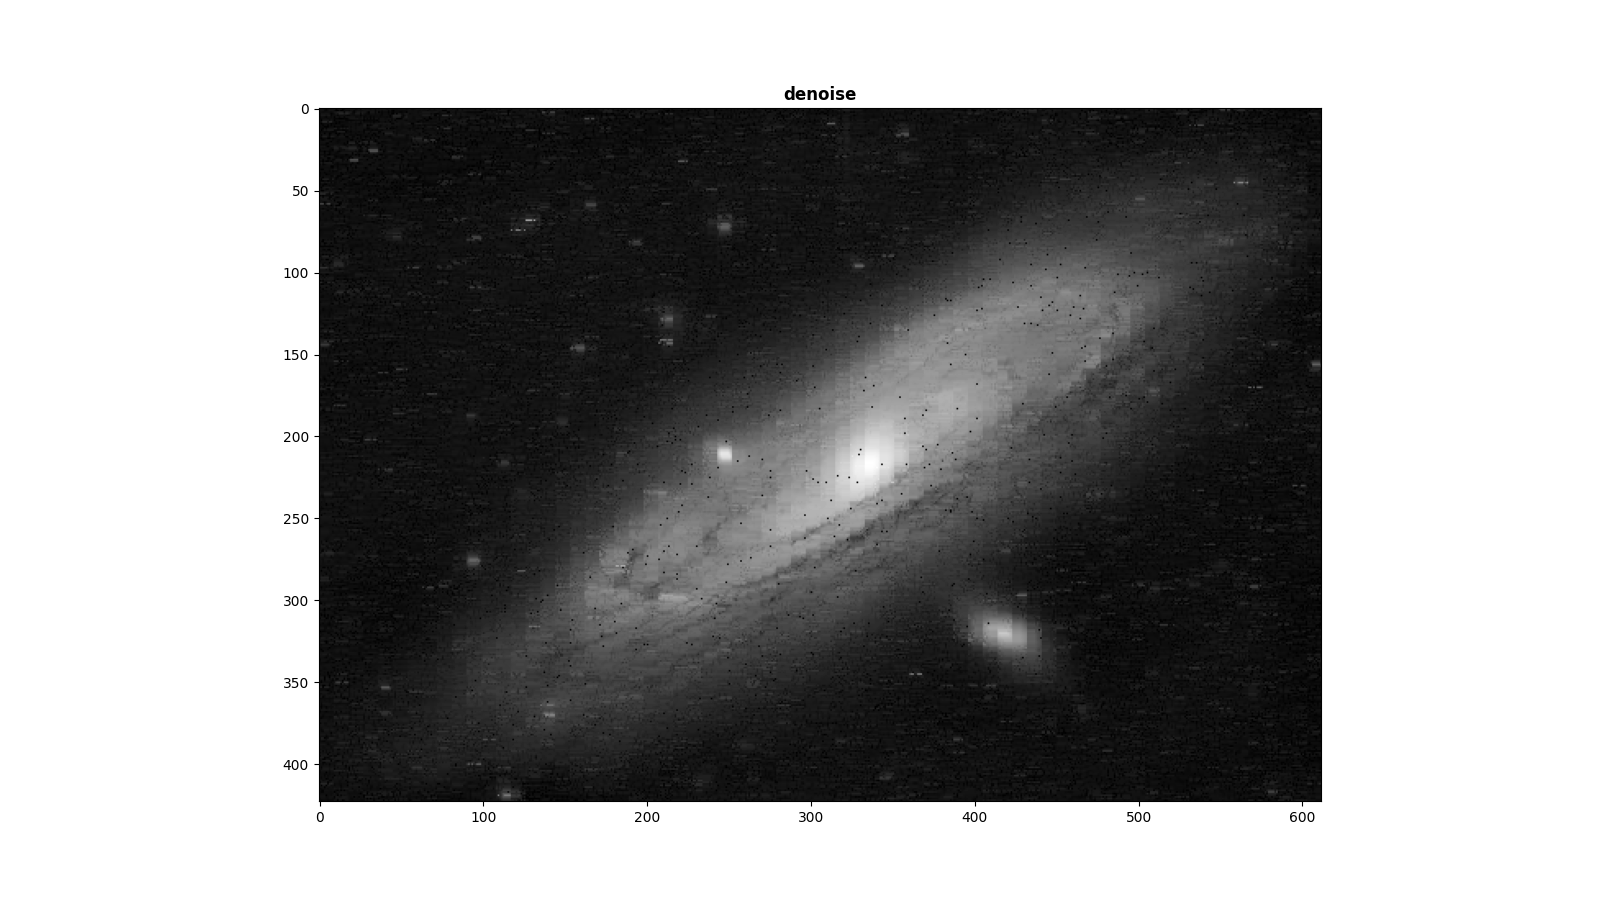

Recreate this plot in Python.
import cv2   # lib para ler o arquivo da imagem em matriz
import numpy as np   # para trabalhar com a matriz da imagem 
from numpy import random # para gerar o ruido impulsivo
import matplotlib.pyplot as plt   # para plotar a imagem
import time
import os
np.seterr(all='ignore') #ignorar errinhos de ndarray (listas de numpy)





###///////////////////////////////////////////////////////
''' criando funções importantes '''
def cinzando(img):
  img = cv2.cvtColor(img, cv2.COLOR_BGR2GRAY) #deixando a imagem cinza (feia) para poder ser trabalhada melhor
  return img
#para plotagem
def plt_169(img,title):
    #plt.cla() #limpa os axels
    #plt.clf() #limpa o figure
    
    
    #ax, fig = plt.subplots(figsize=(16,9)) #criando novos axes e figures com tamanho de 16x9
    
    plt.imshow(img,cmap='gray') #pega a imagem para plotagem
    plt.title(title,fontweight='bold') #dá o titulo ao plot
    plt.savefig(title.replace(' ','_')+'.png') #salva o plot com o nome do titulo
    plt.clf()
    plt.cla()
    #plt.close() #forçando a amizade para encerrar a brincadeira 




#criando função para o ruido impulsivo (sal e pimenta)
def adicionar_ruido(img_or, modo='s&p',grau=.4):
    img_n =np.zeros(img_or.shape) #criando uma nova img a partir da original
    linhas , colunas = img_n.shape #pegando o numero de linhas e colunas da imagem
    n_pixels = linhas*colunas
    if 's' in modo:
      pixels = random.randint(300, int(10000)) # número de pixels com sal
      for i in range(pixels):
          y_coord=random.randint(0, linhas - 1) #escolhendo de maneira aleatoria onde o ruido de sal vai cair nas linhas da imagem
          x_coord=random.randint(0, colunas - 1) #escolhendo de maneira aleatoria onde o ruido de sal vai cair nas colunas da imagem
          img_n[y_coord][x_coord] = 255 #adicinando o sal
          
    if 'p' in modo:
      pixels = random.randint(300,int(10000)) # número de pixels com pimenta
      for i in range(pixels):
          y_coord=random.randint(0, linhas - 1) #escolhendo de maneira aleatoria onde o ruido de pimenta vai cair nas linhas da imagem
          x_coord=random.randint(0, colunas - 1) ##escolhendo de maneira aleatoria onde o ruido de pimenta vai cair nas colunas da imagem
          img_n[y_coord][x_coord] = 0 #adicinando a pimenta 
           
    return cv2.add(img_or,img_n.astype(np.uint8)) #retornando a matrix da imagem já ruidosa como uint8 para não dá erro na sua acoplagem ou subtração com a original











'''AQUI QUE A FESTA COMEÇA '''

#mediana caseira (feita por nós)
def mediana2D(arr):
    lista_n = [] #criando uma nova lista para que nela seja ordenada o pixel 3x3 e assim seja pega a sua mediana
    for l in arr:
        for p in l:
            lista_n.append(p)
    lista_n.sort()
    
    #agora ordenado em uma lista de 1D, vamos pegar a danadinha da mediana
    
    #simples, nem deveria comentar aqui
    # caso o numero de termos for par, ele vai pegar os dois termos que estão no meio 
    #e tirar a sua média, e assim encontrar a mediana, fim! 
    if not len(lista_n)%2:
        casa_n1 = len(lista_n)//2
        casa_n2 = casa_n1 + 1
        mediana = (lista_n[casa_n2]+lista_n[casa_n1])/2
        return mediana
    
    #se for impar, ele simplesmente vai pegar o danadinho que tiver no meio, fim!
    else:
        casa_n1 = len(lista_n)//2
        casa_n = casa_n1 + 1
        mediana = lista_n[casa_n]
        return mediana




#desvio padrao
#foi uma tentativa de automatizar o T 
#o T, é o limite que o filtro de mediana, vai poder trabalhar com os pixels ao seu redor
#ao meu ver, o desvio padrão da matriz de pixel 3x3, poderia dá uma certa dkmenção de um T mais adequado
#mas foi deixado de lado nos testes
def desv_pixel(arr):
    arr = list(arr)
    lista_n = []
    for l in arr:
        for p in l:
            lista_n.append(p)
    lista_n.sort()
    desv = stt.stdev(lista_n)*10
    return desv




#testes com a nossa mediana 





'''AQUI O DEMO, O CAPIROTO, O FILTRO DE PIXEL UNICO 3X3'''
def mediana2D_filtro(arr,modo='med',T=10):
    nova_arr = arr #criando um novo pixel apartir do original
#    desv = desv_pixel(arr)
    mediana = mediana2D(arr) #pegando a mediana do pixel 
    c = 0 #criando a interação da coluna que ele vai percorrer 
    l = 0 #criando a interação da linha que ele vai andar

    for lin in arr: #andando as linhas das colunas 
        for p in lin: #andando no número das linhas 
           # print(f'o q eh:{p} | oq tô pegando {arr[c][l]}')
           
            #lembrando, que o T é o filtro mestre deste filtro mediano
            #usar a condição de p>mediana para mudar, não vai tirar a pimenta do pixel 3x3, pois ela é muito pequena
            # mas com tudo, deixei ao critério em qual vcs vão querer usar

            # modo = "max" vai pegar os p que forem maior que a mediana ser igual a mediana
            # modo = "T" vai pegar os p que tiver a uma distância maior T da mediana, e igualar a ela

            if modo=='T':
              #print(f"vc escolheu o T={T}")
              if abs(p-mediana)>T:
                  p = mediana # se a diferença do pixel para a mediana, for maior do que é aceita pelo parâmetro T, este pixel é trocado pela mediana 
                  nova_arr[c][l] = p #e ele é adicionado de volta ao conjunto de pixels 3x3
              else:
                  nova_arr[c][l] = p # eu N vi nada 

            elif modo=='med':
              #print('vc escolheu maxMed')
              if p>mediana:
                  p = mediana # se o pixel em questão for maior do que a mediana, o danadinho será imediatamente substituído pela mediana 
                  nova_arr[c][l] = p #e ele é adicionado de volta ao conjunto de pixels 3x3
              else:
                  nova_arr[c][l] = p # eu N vi nada 

            l = l+1 # fazer o código andar nas linhas 
        c = c+1 # fazer o código percorrer as colunas 
        l = 0 #toda vez que o código terminar uma linha, em uma coluna, ele deve recomeçar sempre do zero, pq se não vai tentar andar em casas que não existem
    return np.array(nova_arr)






'''SE ALI ATRÁS ERA O CAPIROTO, ISSO AQUI É O BELZUBU'''
'''Eh A CARROÇA DO CAPIROTO'''
'''Eh ISSO AQUI QUE VAI ORGANIZAR A IMAGEM EM PIXELS 3X3, E FAZER O CAPIROTINHO QUE FIZEMOS, ANDAR EM TODOS ESSES PIXELS, FILTRANDO ELES'''

#função para retirar o ruído (pela mediana de cada pixel de matriz)
def retirar_ruido(img_ori,modo="med",T=5,prt=True):
    rest_pixel = img_ori[0:(img_ori.shape[0]-(img_ori.shape[0]%9))] # tirando o excesso da imagem que não poderar ser organizada em pixels 3x3
    img_3D = img_ori.reshape((img_ori.shape[0]*img_ori.shape[1])//9,3,3) # reorganizando a imagem cinza, em pixels 3x3
    nova_img = img_3D #np.zeros(img_3D.shape)
    i = 0 # interação para contagem de índices 
    c = 0 # interação para percorrer as colunas
    l = 0 # interação para andar as linhas 
    
    #visitando os pixels 3x3 e filtrando eles com a mediana
    size = len(img_3D) # pegando o número de pixels 3x3
    for pixel in img_3D:
      
        #print simples para mostrar a nossa taxa de produção
        if prt==True:
          print(f'indice: {i}/{size} ({(i*100/size):.2f}%)')
        #print(pixel)
        # criando novo pixel filtrado
        # um novo homem, que aceitou as boas novas da mediana, (sobre o regime do filtro T)
        novo_pixel = mediana2D_filtro(pixel,modo=modo,T=T)
        #print(novo_pixel)
        # devolvendo o colega para a casa dele
        nova_img[c] = novo_pixel
        
        c = c+1 # interação para fazer o código sair do lugar
        i+=1 # interação para fazer o índice de produção saber em qual percudo estamos 
        
    print('então...') # tentei fazer uma piadoca, mas não consegui ;-;
    nova_im = nova_img.reshape(*img_ori.shape) # reorganizando a imagem do jeito que a pegamos 
    # muito foda, né?
    
    print('foi... sheipado') # melhor do que academia :)
    return nova_im











# ''' \\\\\\\\\\\\\\\\\\\\\\\\\\\\\\\\\\\\\\\\\\\\\\\\\\\ '''
# ''' AGORA, VAMOS BRINCAR :) '''




# #pixel 3x3 teste para o filtro de mediana feito a mão
# pixel = [[36,78,34],
#         [23,57,80],
#         [30,58,39]]


# #testes com a nossa mediana 
# #mediana real
# med_r = np.median(np.array(pixel))
# #mediana caseira
# med_c = mediana2D(pixel)
# #print(f'mediana real: {med_r} | mediana caseira: {med_c}')


# print(mediana2D_filtro(pixel,T=10)) #testando esse nosso gado por pixel ruidoso




# ''' usando o cv para importar a imagem e mudar para cinza '''
# img = cv2.imread('test.png') # importando a imagem original
# img = cv2.cvtColor(img, cv2.COLOR_BGR2GRAY) #deixando a imagem cinza (feia) para poder ser trabalhada melhor
# plt_169(img,'original') #plotando a imagem original cinzenta 

# img_r = adicionar_ruido(img) # prejudicando a imagem com sal e pimenta

# #plt.show()
# plt_169(img_r,'ruidos/imagem com ruído') #plotando a imagem com ruido

# #diferenciando a imagem virgem da imagem com ruido
# img_dff = img_r - img # é incrivel, né? criando a diferença com uma simples subtração de matrizes com o ndarray do numpy
# plt_169(img_dff,'ruidos/ruído da imagem') #salvando o ruido da imagem
# #plt.show()
   



# img_denoise = mediana_normal(img_r,modo='med',prt=False)




# """ gerando uma gif para demonstrar o poder do Filtro T """
# import imageio
# import os


# max_termos = 20
# df = 50

# imgs = []
# for T in range(0, max_termos):
#   print(f"{T}/{max_termos}")
#   t = T*df
#   img_denoise = mediana_normal(img_r,modo='T',T=t,prt=False)
#   plt_169(img_denoise,f'denoises/T/denoise modo=filtro T={t}')
  
#   img = imageio.imread(f'denoises/T/denoise_modo=filtro_T={t}.png')
#   imgs.append(img)


# os.system("rm denoises/T/*.png") # matando testemunhas...
# os.system('rm denoises/*.gif')
# imageio.mimsave("denoises/powerT.gif",imgs)

 
# # teste de desepero
# '''
# T = 500
# plt_169(mediana_normal(img_r,modo='T',T=T),f'please_T={T}')
# '''

